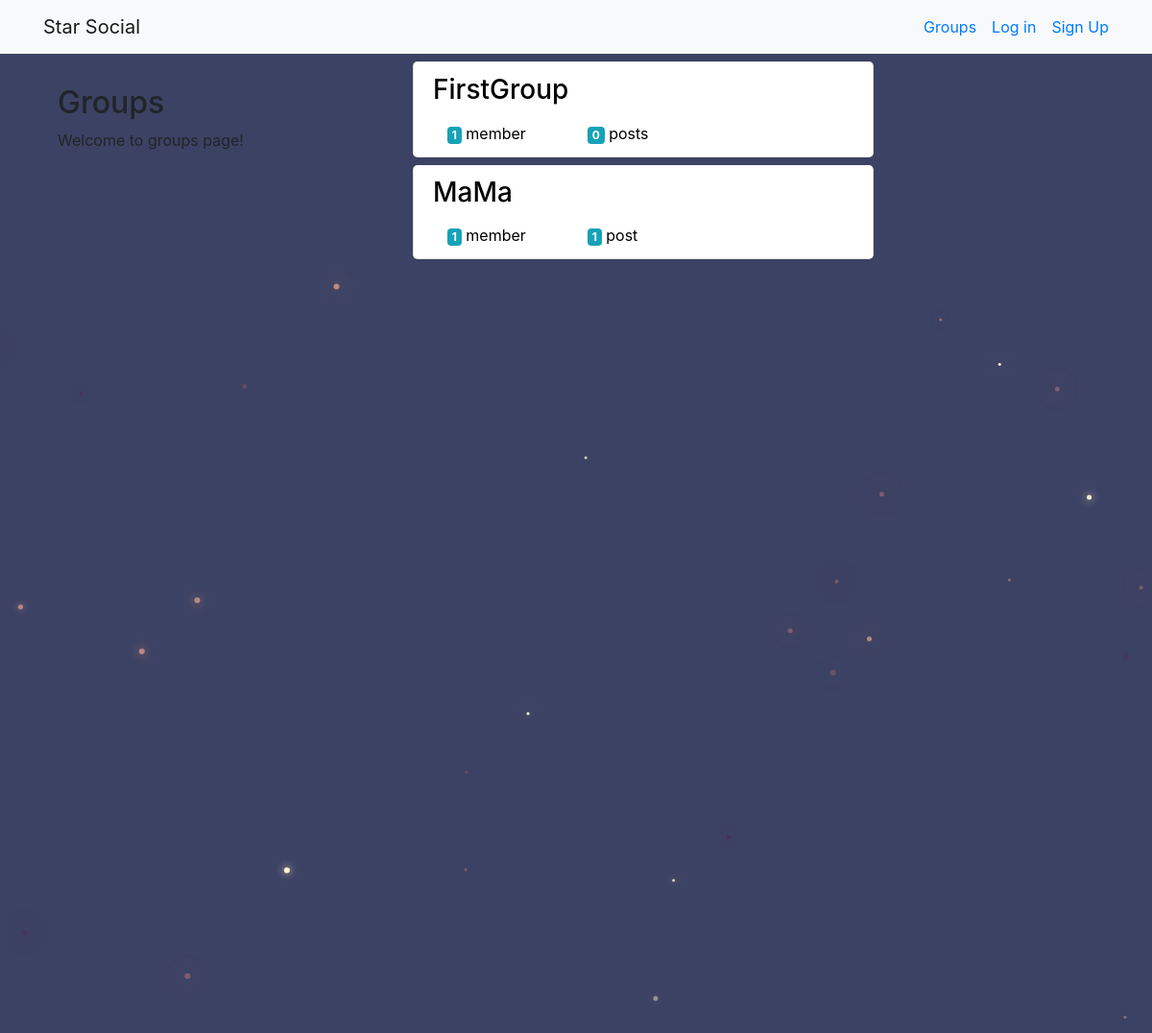
Page /groups/ on the earlier database version.
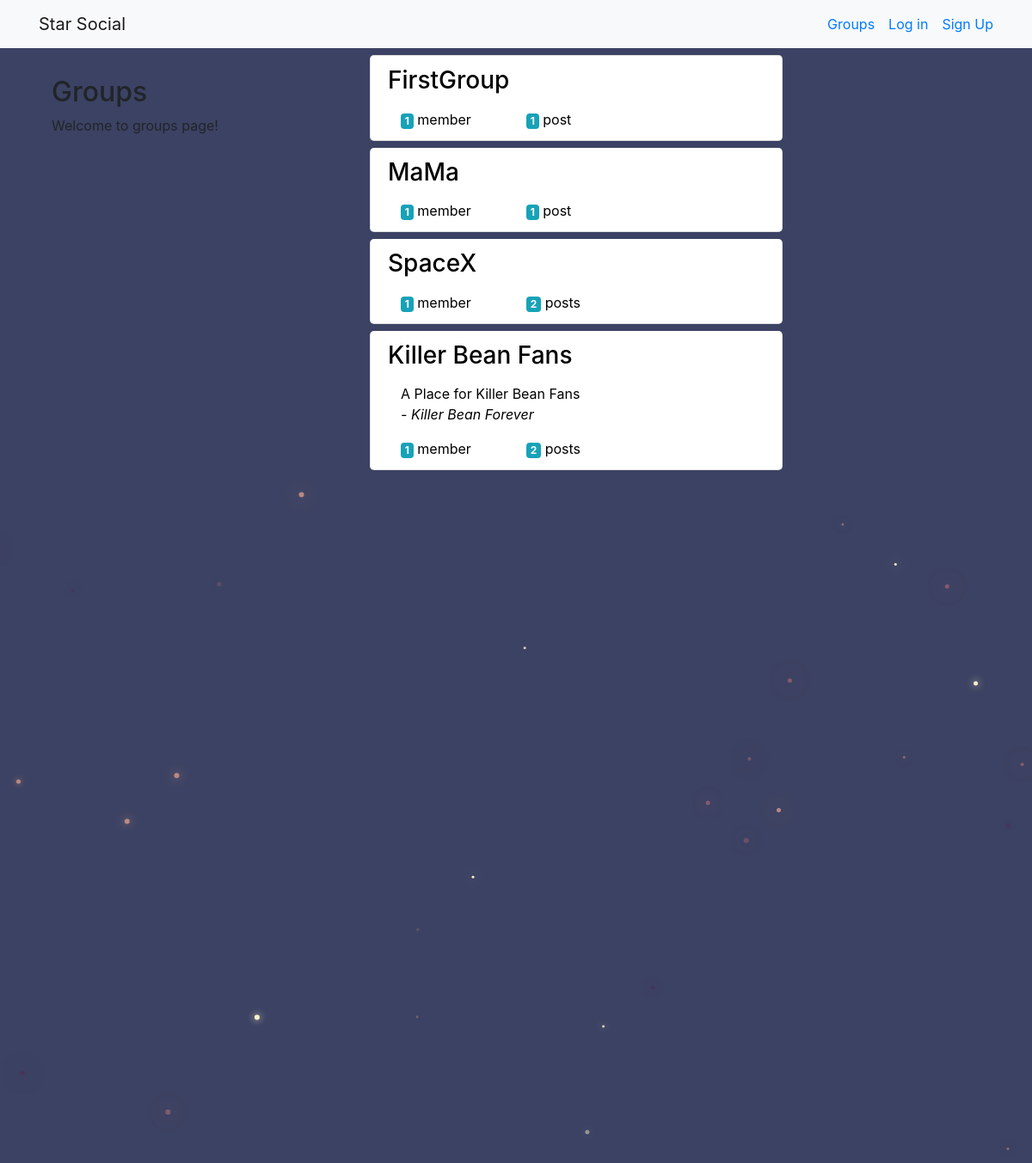
Same page on the later database version.
### groups/models.py (models this page shows, shortened)
class Group(models.Model):
    name = models.CharField(max_length=255, unique=True)
    slug = models.SlugField(allow_unicode=True, unique=True)
    description = models.TextField(blank=True, default='')
    description_html = models.TextField(editable=False, default='', blank=True)
    members = models.ManyToManyField(User, through='GroupMember')

### groups/views.py (the view)
# urls.py: path('', views.ListGroup.as_view(), name='all'),
class ListGroup(gen.ListView):
    model = models.Group

### groups/templates/groups/group_list.html (shortened to what this page needs)
{% extends "groups/group_base.html" %}
{% block pregroup %}
    <div class="col-md-4 mt-2">
        <div class="content">
            <br>
            <h2>Groups</h2>
            <p>Welcome to groups page!</p>
        </div>
    </div>
{% endblock %}
{% block group_content %}
    <div class="col-md-8" style="max-height: 100vh; overflow-y: auto; overflow-x: hidden;">
        <div class="list-group">
            {% for group in object_list %}
                <a href="{% url 'groups:single' slug=group.slug %}" class="list-group-item rounded-lg mt-2 " style="width:30em; color: black;">
                    <h3 class="title" style="color: black;">
                        {{group.name}}
                    </h3>
                    <div class="container-fluid">
                        <p style="color: rgb(99, 99, 99);">{{ group.description_html|safe }}</p>
                        <div class="row">
                            <div class="col-md-4">
                                <span class="badge badge-info">{{ group.members.count }}</span>
                                member{{group.members.count|pluralize}}
                            </div>
                            <div class="col-md-4">
                                <span class="badge  badge-info">{{ group.posts.count }}</span>
                                post{{group.posts.count|pluralize}}
                            </div>
                        </div>
                    </div>
                </a>
            {% endfor %}
        </div>
    </div>
{% endblock %}

Differences in the rows shown:
computed for Group "FirstGroup": posts.count "0" → "1"
added Group: name "SpaceX", members.count "1", posts.count "2"
added Group: name "Killer Bean Fans", description_html "A Place for Killer Bean Fans - Killer Bean Forever", members.count "1", posts.count "2"
